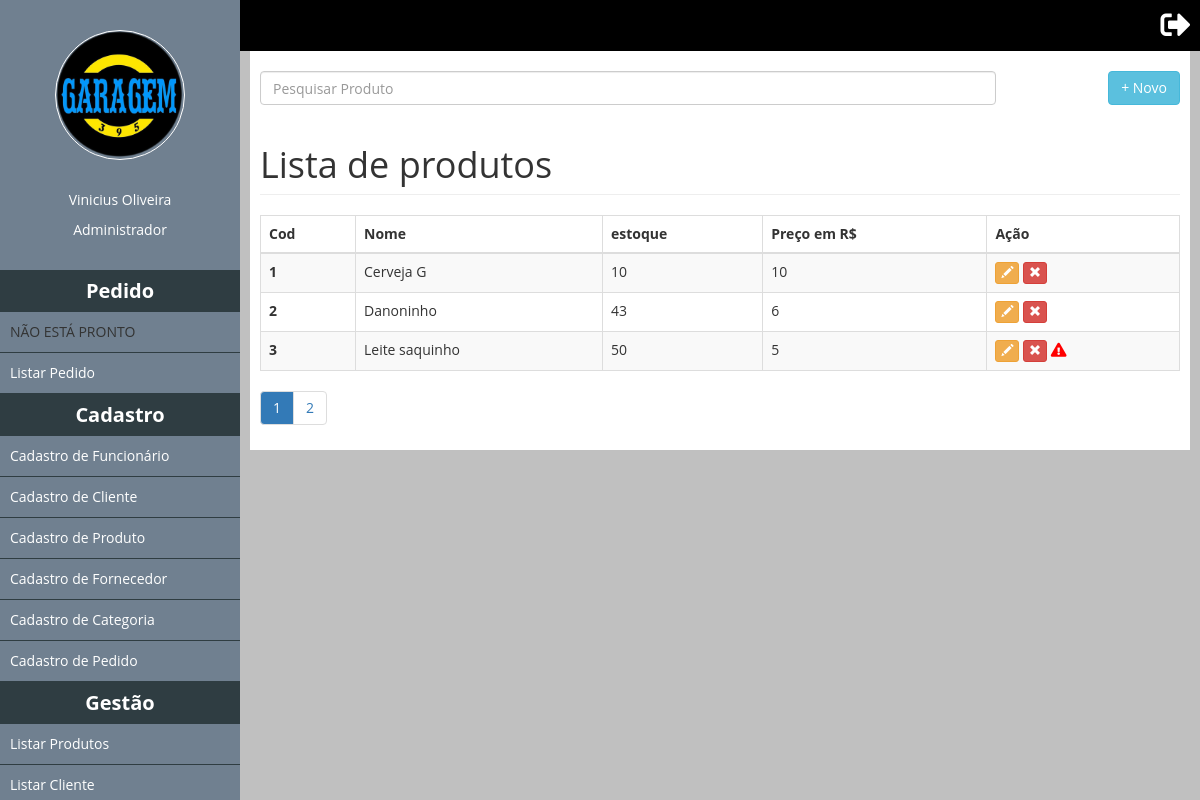
Screenshot of /ListarProdutos (signed in) with the database file from the repository.
### tables this page shows
CREATE TABLE `tb_produto` (
  `idproduto` int(11) NOT NULL,
  `nome` varchar(255) NOT NULL,
  `id_categoria` int(1) NOT NULL,
  `estoque` int(11) NOT NULL,
  `preco_unit` decimal(10,0) NOT NULL,
  `id_fornecedor` int(11) NOT NULL,
  `status` bit(1) NOT NULL,
  `alerta_estoque` int(11) DEFAULT NULL
);

### classes/Painel.php (called while the page is built, shortened)
<?php
class Painel
{
	public static function logado(){
		return isset($_SESSION['login']) ? true : false;
	}
}
?>

### classes/Mysql.php (called while the page is built)
<?php
	class Mysql
	{
		private static $pdo;
		public static function conectar(){
			if(self::$pdo == null){
				try{
					self::$pdo = new PDO('mysql:host='.HOST.';dbname='.DATABASE,USER,PASSWORD,array(PDO::MYSQL_ATTR_INIT_COMMAND => 'SET NAMES utf8'));
					self::$pdo->setAttribute(PDO::ATTR_ERRMODE,PDO::ERRMODE_EXCEPTION);
				}catch(Exception $e){
					echo '<h2>Erro ao conectar.</h2>';
				}
			}
			return self::$pdo;
		}
	}
?>

### pages/ListarProdutos.php (the view, shortened to what this page needs)
<input id="pesquisaSlide" class="form-control left" placeholder="Pesquisar Produto" />
<a href="<?php echo INCLUDE_PATH;?>CadastroProduto"><button type="button" class="btn btn-info right">+ Novo</button></a>
<h1 class="page-header">Lista de produtos</h1>
			<div class="table-responsive">
				<table class="table table-striped table-bordered table-hover" id="list-thumbs">
			      	<thead>
				        <tr>
				          	<th>Cod</th>
				          	<th>Nome</th>
				          	<th>estoque</th>
				          	<th>Preço em R$</th>
				          	<th>Ação</th>
				        </tr>
			      	</thead>
			  		<tbody>
			  			<?php
			  				$produtos = MySql::conectar()->prepare("
								SELECT idproduto, nome, estoque, preco_unit,alerta_estoque, status
								FROM tb_produto
								WHERE status != 0
			  				");
			  				$produtos->execute();
			  				$produtos = $produtos->fetchAll();
			  				foreach ($produtos as $key => $value):
			  			?>
			    		<tr>
				          	<th><?php echo $value['idproduto'];?></th>
				          	<td><?php echo $value['nome']?></td>
				          	<td><?php echo $value['estoque'];?></td>
				          	<td><?php echo $value['preco_unit'];?></td>
				          	<td>
				          		<form method="post" style="display: inline-block;">
						            <button class="btn btn-warning btn-xs" title="Alterar" data-toggle="modal" data-target="#myModal" type="submit">
					              		<span class="glyphicon glyphicon-pencil" aria-hidden="true"></span>
						            </button>
						        </form>
						        <form method="post" style="display: inline-block;">
						            <button class="btn btn-danger btn-xs" title="Remover" type="submit" data-toggle="modal" data-target="#myModal" type="submit">
						              	<span class="glyphicon glyphicon-remove" aria-hidden="true"></span>
						            </button>
		          	<?php
				          		if ($value['estoque'] <= $value['alerta_estoque']) {
				          	  echo "<i class='alerta-estoque fas fa-exclamation-triangle' title='produto abaixo do estoque.'></i>";
											}
				          	?>
					            </form>
			      			</td>
			    		</tr>
			    		<?php endforeach;?>
			  		</tbody>
				</table>
			</div>
			<div id="paginacao" class="w100">
				<ul class="pagination"></ul>
			</div>
    	</div>
	</div>
</div>

### index.php (shortened to what this page needs)
<?php
	if(Painel::logado() == false){
		include('login.php');
	}else{
		include('main.php');
	}
?>

### main.php (shortened to what this page needs)
<!DOCTYPE html>
<html>
<head>
	<link rel="stylesheet" href="https://use.fontawesome.com/releases/v5.2.0/css/all.css"/>
	 <link rel="stylesheet" href="https://maxcdn.bootstrapcdn.com/bootstrap/3.3.7/css/bootstrap.min.css">
	<link type="text/css" rel="stylesheet" href="css/teste.css" />
	<link type="text/css" rel="stylesheet" href="css/style.css" />
</head>
<body>
	<?php $url = isset($_GET['url']) ? $_GET['url'] : 'ListaClientes';?>
	<div class="menu scrollbar" id="style-2">
		<div class="foto-perfil"></div>
		<div class="informacoes-perfil">
			<p id="nome"><?php echo $_SESSION['name'];?></p>
			<p id="cargo"><?php echo $_SESSION['cargo'];?></p>
		</div>
		<div class="list-menu">
			<?php
				if($_SESSION['cargo'] == 'Administrador') include('menu/administrador.php');
				else include('menu/funcionario.php');
			?>
		</div>
	</div>
	<div class="content">
		<div class="w100 top-bar black">
			<div class="configuracao right"><a href="<?php echo INCLUDE_PATH;?>?logout"><i class="fas fa-sign-out-alt"></i></a></div>
		</div>
		<div class="estatistica">
			<div class="box w100">
		        <?php
		           if(file_exists('pages/'.$url.'.php')){
		            	include('pages/'.$url.'.php');
		            }else include('pages/ListaCliente.php');
		        ?>
</body>
</html>

### menu/administrador.php (shortened to what this page needs)
<div class="item">
<h2>Pedido</h2>
<ul>
	<li>NÃO ESTÁ PRONTO</li>
	<li><a realtime="ListaPedidos" href="<?php echo INCLUDE_PATH;?>ListaPedidos">Listar Pedido</a></li>
</ul>
</div>
<div class="item">
<h2>Cadastro</h2>
<ul>
	<li><a realtime="CadastroFuncionario" href="<?php echo INCLUDE_PATH;?>CadastroFuncionario">Cadastro de Funcionário</a></li>
	<li><a realtime="CadastroCliente" href="<?php echo INCLUDE_PATH;?>CadastroCliente">Cadastro de Cliente</a></li>
	<li><a realtime="CadastroProduto" href="<?php echo INCLUDE_PATH;?>CadastroProduto">Cadastro de Produto</a></li>
	<li><a realtime="CadastroFornecedor" href="<?php echo INCLUDE_PATH;?>CadastroFornecedor">Cadastro de Fornecedor</a></li>
	<li><a realtime="CadastroCategoria" href="<?php echo INCLUDE_PATH;?>CadastroCategoria">Cadastro de Categoria</a></li>
	<li><a realtime="CadastroPedido" href="<?php echo INCLUDE_PATH;?>CadastroPedido">Cadastro de Pedido</a></li>
</ul>
</div>
<div class="item">
<h2>Gestão</h2>
<ul>
	<li><a realtime="ListarProdutos" href="<?php echo INCLUDE_PATH;?>ListarProdutos">Listar Produtos</a></li>
	<li><a realtime="ListaClientes" href="<?php echo INCLUDE_PATH;?>ListaClientes">Listar Cliente</a></li>
</ul>
</div>

### css/teste.css (style rules this page uses)
* { margin: 0; padding: 0; }
html, body { height: 100%; }
body { overflow-x: hidden; }
.w100 { width: 100%; }
.left { float: left; }
.right { float: right; }
.top-bar { box-sizing: border-box;padding: 10px; }
.notificacao i, .configuracao i { color: #fff; font-size: 30px; cursor: pointer;margin-left: 20px; }
.foto-perfil { background-image: url('../images/logo.png');background-position: center;background-repeat: no-repeat; background-size: 100%; }
.foto-perfil { box-sizing: border-box;width:130px;height:130px;border-radius: 50%;border: 1px solid #fff;margin:30px auto; }
.informacoes-perfil { margin-bottom:30px; }
.informacoes-perfil p { color:#fff; text-align: center; }
.menu { position: fixed; top: 0; left: 0; width: 20%; height: 100%; background-color: #708090; z-index: 5; overflow-y: auto; margin-bottom: 25px; }
.content { position: absolute; left: 20%; width: 80%; height: 100%; background-color: #C0C0C0; z-index: 2; }
.estatistica { box-sizing: border-box; margin:0px 10px; background-color: #fff; padding:10px; }
.black { background-color: black; }
.box { margin:10px auto; }
#paginacao ul { margin: 0; }
.item h2 { box-sizing: border-box; padding: 10px; text-align: center; font-weight: bold; font-size: 20px; color: #fff; background-color: #2f3d42; margin:0; }
.item ul { list-style: none;margin: 0; }
.item ul li { border-bottom:1px solid #2f3d42; padding: 10px; }
a { color: #fff; text-decoration: none; }
#pesquisaSlide { width: 80% !important; }

### css/style.css (style rules this page uses)
* { margin: 0; padding: 0; box-sizing: border-box; font-family: "Open Sans"; }
html, body { height: 100%; background-color: #DCDCDC; }
body { overflow-x: hidden; }
.alerta-estoque { color: red; }

### rows the page displays
tb_produto: idproduto "1", nome "Cerveja G", estoque "10", preco_unit "10"
tb_produto: idproduto "2", nome "Danoninho", estoque "43", preco_unit "6"
tb_produto: idproduto "3", nome "Leite saquinho", estoque "50", preco_unit "5"

### other values shown
$_SESSION['name'] "Vinicius Oliveira"
$_SESSION['cargo'] "Administrador"
